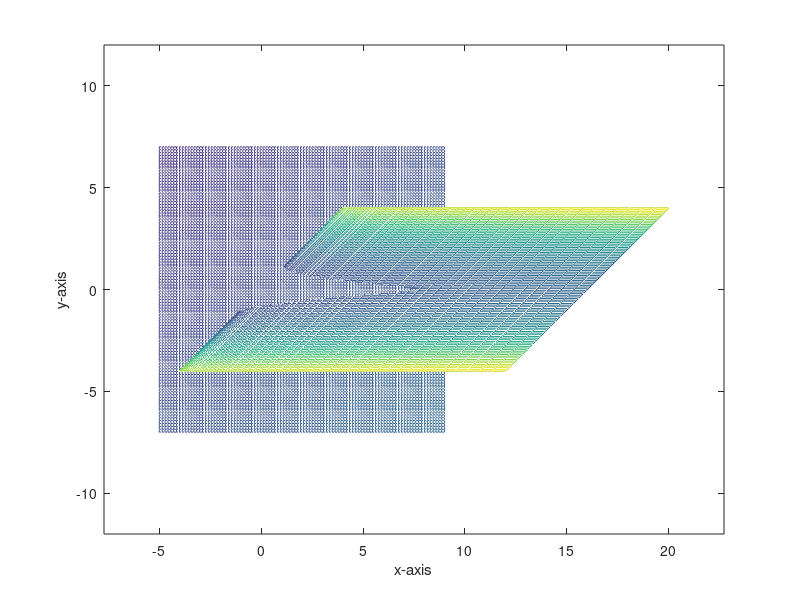

This figure's MATLAB source:
uv = linspace(-4,4);
vv = linspace(-4,4);
[u,v] = meshgrid(uv,vv);
x = (u.^2 + v);
y = v;
z = (u+v.^2);

size = 7;
xtangv = linspace(-size+2,size+2);
ytangv = linspace(-size,size);
[xtang, ytang] = meshgrid(xtangv,ytangv);
ztang = (xtang-ytang+9)/6;

hold on;
mesh(x,y,z);
mesh(xtang,ytang,ztang);
axis equal
box on
xlabel('x-axis')
ylabel('y-axis')
zlabel('z-axis')